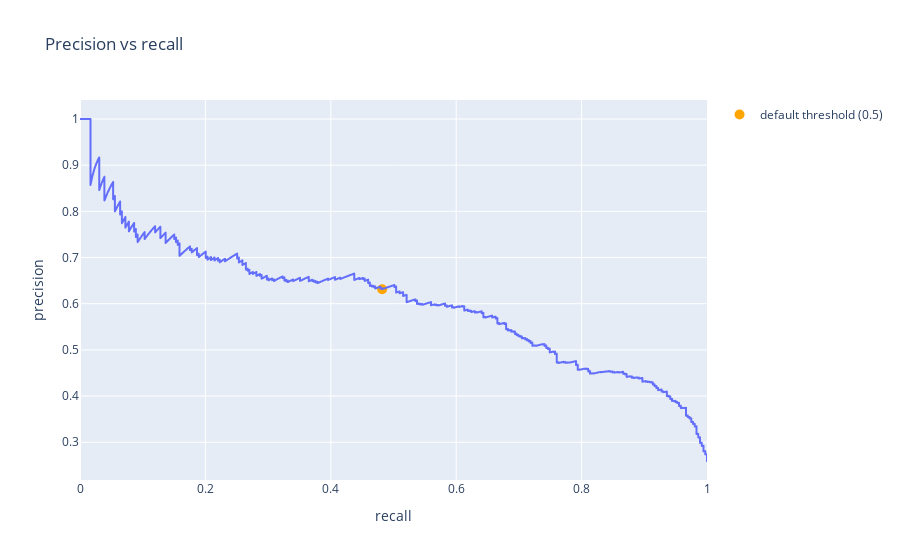

The notebook cell this image was saved under:
### Markdown cell above
* True positive rate / recall is quite low ~50%: meaning we only catch anout half of the people that churn
* The true negative rate / specificity is much higher > 90%, contribution to the overall higher accuracy. This means that out of the catch most of the people that stayed/ did not churn.
* Depending on our business goals and how we are plannign to use the model we might want to update our metrics and/or use threshold tuning. For instance, we could bias toward higher recall.

### Code cell
# Precision recall curve
precision, recall, thresholds = precision_recall_curve(y_test, probs_test)
thresholds = [*thresholds, 1.0]
df_pr = pd.DataFrame({'precision': precision, 'recall': recall, 'threshold': thresholds})

# Plot precision-recall curve with tuned and default threhsholds points marked out
fig = px.line(df_pr, x='recall', y='precision',  markers=False,  hover_data='threshold', title="Precision vs recall")#width=500, height=500,)

thresh_default = 0.5
idefault = np.argmin((np.array(thresholds) - thresh_default)**2)
fig.add_trace(go.Scatter(
    x=[df_pr.iloc[idefault].recall],
    y=[df_pr.iloc[idefault].precision],
    mode='markers',
    name=f'default threshold ({thresh_default})',
    marker_size=10,
    marker_color='orange'
    )
)

fig

### Figure 1 — Plotly figure (JSON) as saved in the notebook; plotly's stock layout.template omitted (floating-point values rounded to 4 significant figures; data arrays with more than 128 entries replaced by an {"elided": "..."} marker saying what was removed)
{"data": [{"customdata": {"elided": "1385x1 float values"}, "hovertemplate": "recall=%{x}<br>precision=%{y}<br>threshold=%{customdata[0]}<extra></extra>", "legendgroup": "", "line": {"color": "#636efa", "dash": "solid"}, "marker": {"symbol": "circle"}, "mode": "lines", "name": "", "showlegend": false, "type": "scattergl", "x": {"elided": "1385 float values"}, "xaxis": "x", "y": {"elided": "1385 float values"}, "yaxis": "y"}, {"marker": {"color": "orange", "size": 10}, "mode": "markers", "name": "default threshold (0.5)", "type": "scatter", "x": [0.4819], "y": [0.6314]}], "layout": {"legend": {"tracegroupgap": 0}, "title": {"text": "Precision vs recall"}, "xaxis": {"anchor": "y", "domain": [0, 1], "title": {"text": "recall"}}, "yaxis": {"anchor": "x", "domain": [0, 1], "title": {"text": "precision"}}}}
